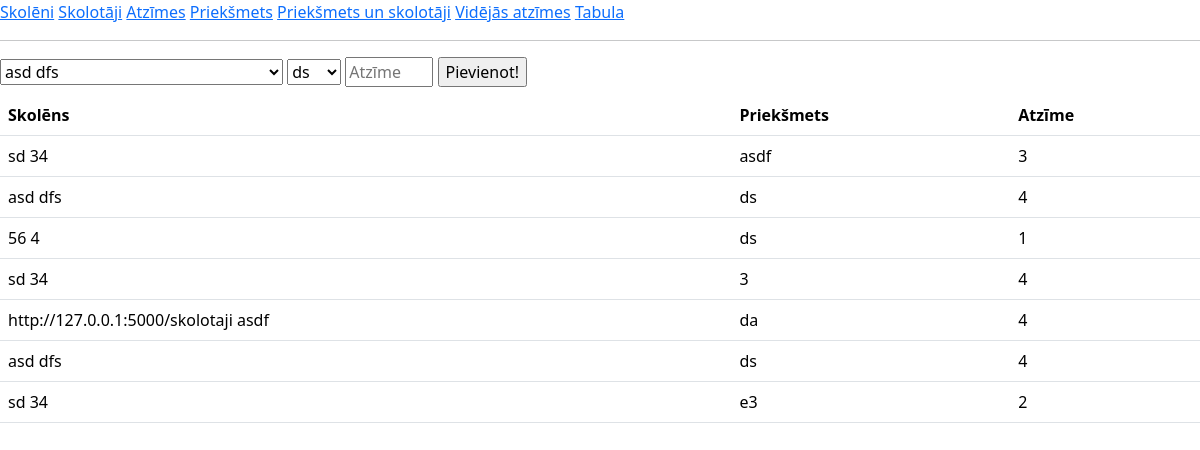
/atzimes, run on an earlier commit of the app's database.
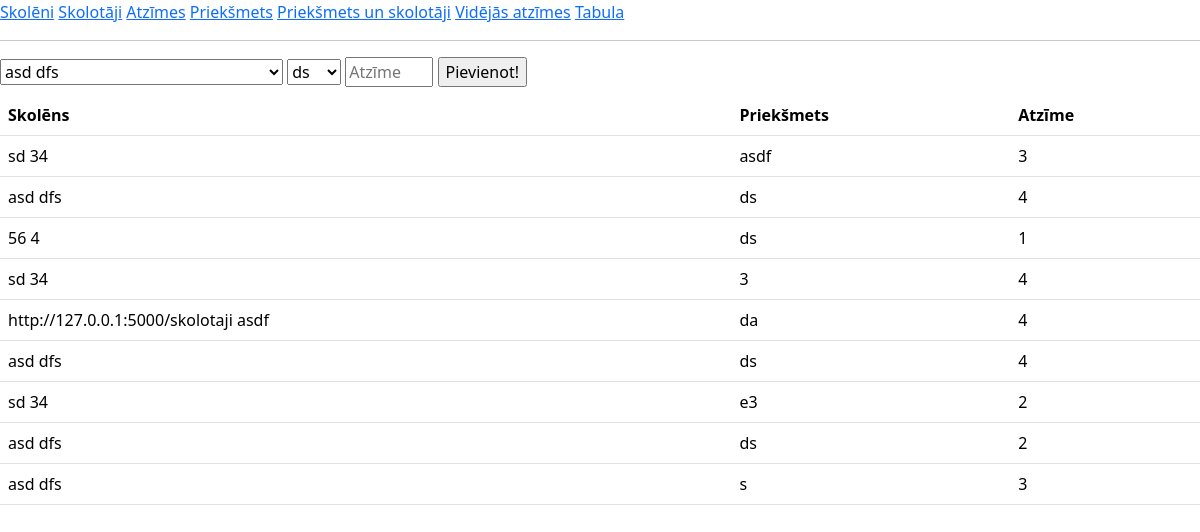
And on a later commit of the database.
### tables this page shows
CREATE TABLE atzime(
        id INTEGER PRIMARY KEY AUTOINCREMENT,
        vards_id INTEGER NOT NULL,
        subject_id INTEGER NOT NULL,
        grade INTEGER NOT NULL,
        FOREIGN KEY (vards_id) REFERENCES skoleni(id),
        FOREIGN KEY (subject_id) REFERENCES subject(id)
        );

CREATE TABLE skoleni(
        id INTEGER PRIMARY KEY AUTOINCREMENT,
        vards TEXT NOT NULL,
        uzvards TEXT NOT NULL
        );

CREATE TABLE prieksmeti(
        id INTEGER PRIMARY KEY AUTOINCREMENT,
        subject TEXT NOT NULL
        );

### main.py (the view, shortened to what this page needs)
@app.route("/atzimes", methods=["POST", "GET"])
def atzime():
    atzime_db = iegut_atzime()
    prieksmeti_id_db = iegut_prieksmeti_id()
    skoleni_id_db = iegut_skoleni_id()
    print(atzime_db)
    return render_template("atzimes.html", aizsutitais="", atzime=atzime_db, skoleni=skoleni_id_db, prieksmeti=prieksmeti_id_db)

### dati.py (called while the page is built)
def iegut_atzime():
    cur = conn.cursor()
    cur.execute(
        f"""
        SELECT vards, uzvards, subject, grade
        FROM
        (atzime JOIN skoleni ON skoleni.id = atzime.vards_id)
        JOIN prieksmeti ON prieksmeti.id = atzime.subject_id
        """
    )
    conn.commit()
    dati = cur.fetchall()
    return dati

def iegut_prieksmeti_id():
    cur = conn.cursor()
    cur.execute(
        f"""
        SELECT id, subject FROM prieksmeti
        """
    )
    conn.commit()
    dati = cur.fetchall()
    return dati

def iegut_skoleni_id():
    cur = conn.cursor()
    cur.execute(
        f"""
        SELECT id ,vards, uzvards FROM skoleni
        """
    )
    conn.commit()
    dati = cur.fetchall()
    return dati

### templates/atzimes.html (shortened to what this page needs)
{% extends 'skoleni.html'%}
{% block saturs %}
<form method="post">
  <select id="vards" name="vards">
    {% for viens in skoleni %}
      <option value="{{viens[0]}}">{{viens[1]}} {{viens[2]}}</option>
    {% endfor %}
  </select>
  <select id="subject" name="subject">
    {% for viens in prieksmeti %}
      <option value="{{viens[0]}}">{{viens[1]}}</option>
    {% endfor %}
  </select>
  <input type="number" id="atzime" name="atzime" placeholder="Atzīme" min="1" max="10">
  <input type="submit" value="Pievienot!">
  <table class="table">
      <tr>
        <th>Skolēns</th>
        <th>Priekšmets</th>
        <th>Atzīme</th>
      </tr>
      {% for viens in atzime %}
          <tr>
            <td>{{viens[0]}} {{viens[1]}}</td>
            <td>{{viens[2]}}</td>
            <td>{{viens[3]}}</td>
          </tr>
      {% endfor %}
  </table>
</form>
{% endblock %}

### templates/skoleni.html (shortened to what this page needs)
<!DOCTYPE html>
<html lang="lv">
    <head>
      <link href="https://cdn.jsdelivr.net/npm/bootstrap@5.3.3/dist/css/bootstrap.min.css" rel="stylesheet">
    </head>
    <body>
        <a href="/">Skolēni</a>
        <a href = "/skolotaji">Skolotāji</a>
        <a href = "/atzimes">Atzīmes</a>
        <a href = "/prieksmeti">Priekšmets</a>
        <a href = "/prieksmetiunskolotaji">Priekšmets un skolotāji</a>
        <a href = "/vidatzimes">Vidējās atzīmes</a>
        <a href = "/tabula">Tabula</a>
        <hr>
        {% block saturs %}{% endblock %}
    </body>
</html>

What changed in the data, as far as the page shows it:
added atzime: vards "asd", uzvards "dfs", subject "ds", grade "2"
added atzime: vards "asd", uzvards "dfs", subject "s", grade "3"
